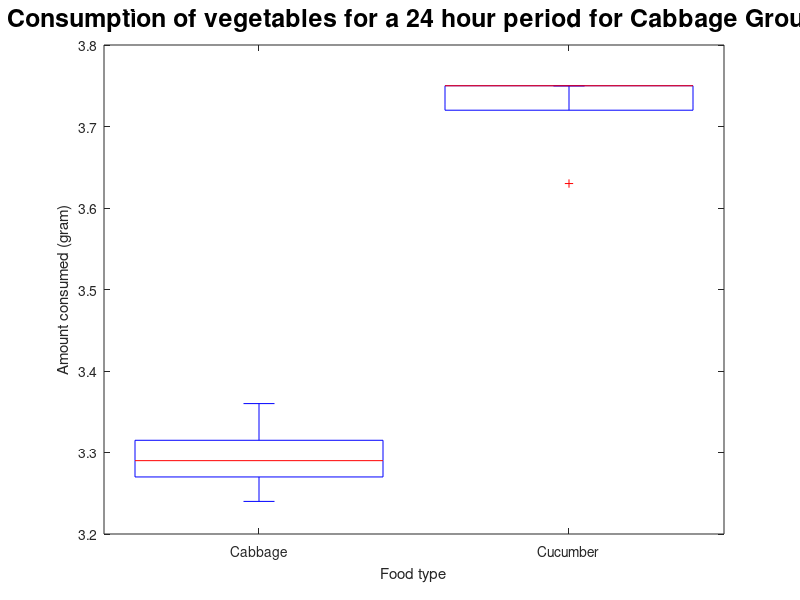

This figure's MATLAB source: (Note: this script raises an error after producing the figure.)

%{
%% Raffles 

data_lettucegroup_lettuce = 3.75 - [3.72,3.03,2.36,3.47];
data_lettucegroup_cucumber = 3.75 - [3.60,2.43,2.72,2.67];
data_cucumbergroup_lettuce = 3.75 - [2.83,1.97,0.95,1.91];
data_cucumbergroup_cucumber = 3.75 - [2.47,2.85,3.44,3.03];
data_mixedgroup_lettuce = 3.75 - [2.85,3.67,2.49];
data_mixedgroup_cucumber = 3.75 - [3.05,2.56,2.95,1.21];

mean_data_lettucegroup_lettuce = mean (data_lettucegroup_lettuce);
mean_data_lettucegroup_cucumber = mean(data_lettucegroup_cucumber);

mean_data_cucumbergroup_lettuce = mean (data_cucumbergroup_lettuce);
mean_data_cucumbergroup_cucumber = mean(data_cucumbergroup_cucumber);

mean_data_mixedgroup_lettuce = std (data_mixedgroup_lettuce);
mean_data_mixedgroup_cucumber = std (data_mixedgroup_cucumber);



error_data_lettucegroup_lettuce = std (data_lettucegroup_lettuce)/sqrt(numel(data_lettucegroup_lettuce));
error_data_lettucegroup_cucumber = std(data_lettucegroup_cucumber)/sqrt(numel(data_lettucegroup_cucumber));

error_data_cucumbergroup_lettuce = std (data_cucumbergroup_lettuce)/sqrt(numel(data_cucumbergroup_lettuce));
error_data_cucumbergroup_cucumber = std(data_cucumbergroup_cucumber)/sqrt(numel(data_cucumbergroup_cucumber));

error_data_mixedgroup_lettuce = std (data_mixedgroup_lettuce)/sqrt(numel(data_mixedgroup_lettuce));
error_data_mixedgroup_cucumber = std (data_mixedgroup_cucumber)/sqrt(numel(data_mixedgroup_cucumber));

% %Lettuce group
% errorbar([2,4],[mean_data_lettucegroup_lettuce,mean_data_lettucegroup_cucumber], ...
%     [ error_data_lettucegroup_lettuce,error_data_lettucegroup_cucumber],'vertical','o');
% 
% xlim([0 6]);
% ylim([0 2.5]);
% 
% title('Lettuce group');
% xlabel('Food source (left: lettuce, right:cucumbers)')
% ylabel('Amount consumed (gram)')
% 
% %Cucumber group
% 
% figure
% 
% errorbar([2,4],[mean_data_cucumbergroup_lettuce,mean_data_cucumbergroup_cucumber], ...
%     [ error_data_cucumbergroup_lettuce,error_data_cucumbergroup_cucumber],'vertical','o');
% 
% xlim([0 6]);
% ylim([0 2.5]);
% 
% title('Cucumber group');
% 
% title('Cucumber group');
% xlabel('Food source (left: lettuce, right:cucumbers)')
% ylabel('Amount consumed (gram)')
% 
% %Mixed group
% 
% figure
% 
% errorbar([2,4],[mean_data_mixedgroup_lettuce,mean_data_mixedgroup_cucumber], ...
%     [ error_data_mixedgroup_lettuce,error_data_mixedgroup_cucumber],'vertical','o');
% 
% xlim([0 6]);
% ylim([0 2.5]);
% 
% title('Mixed group'); 
% 
% title('Mixed group');
% xlabel('Food source (left: lettuce, right:cucumbers)')
% ylabel('Amount consumed (gram)')

figure
boxplot([data_lettucegroup_lettuce.',data_lettucegroup_cucumber.'],'Labels',{'Cabbage','Cucumber'})
title('Consumption of vegetables for a 24 hour period for Cabbage Group','FontSize', 18)
xlabel('Food type')
ylabel('Amount consumed (gram)')

ax = gca
ax.XAxis.FontSize = 18;
ax.YAxis.FontSize = 18;

figure
boxplot([data_cucumbergroup_lettuce.',data_cucumbergroup_cucumber.'],'Labels',{'Cabbage','Cucumber'})
title('Consumption of vegetables for a 24 hour period for Cucumber Group','FontSize', 18)
xlabel('Food type')
ylabel('Amount consumed (gram)')

figure
x = [data_mixedgroup_lettuce.';data_mixedgroup_cucumber.'];
g1 = repmat({'Cabbage'},3,1);
g2 = repmat({'Cucumber'},4,1);
g = [g1; g2];

boxplot(x, g)

ax = gca
ax.XAxis.FontSize = 18;
ax.YAxis.FontSize = 18;

title('Consumption of vegetables for a 24 hour period for Mixed Diet Group','FontSize', 18)
xlabel('Food type')
ylabel('Amount consumed (gram)')

[h_l,sig_l,ci_l] = ttest2(data_lettucegroup_lettuce,data_lettucegroup_cucumber,'Vartype','unequal');
[h_c,sig_c,ci_c] = ttest2(data_cucumbergroup_lettuce,data_cucumbergroup_cucumber,'Vartype','unequal');
[h_m,sig_m,ci_m] = ttest2(data_mixedgroup_lettuce,data_mixedgroup_cucumber,'Vartype','unequal');

ax = gca
ax.XAxis.FontSize = 18;
ax.YAxis.FontSize = 18;

%}

%
%% Camille 

data_lettucegroup_lettuce = 3.75 - [0.39,0.47,0.51,0.45];
data_lettucegroup_cucumber = 3.75 - [0,0.12,0,0];
data_cucumbergroup_lettuce = 3.75 - [0.30,0.45,0.40,0.34];
data_cucumbergroup_cucumber = 3.75 - [0.66,0.76,0.97,0.65];
data_mixedgroup_lettuce = 3.75 - [0.47,0.52,0.56,0.71];
data_mixedgroup_cucumber = 3.75 - [0.49,0.48,0.70,0.60];

mean_data_lettucegroup_lettuce = mean (data_lettucegroup_lettuce);
mean_data_lettucegroup_cucumber = mean(data_lettucegroup_cucumber);

mean_data_cucumbergroup_lettuce = mean (data_cucumbergroup_lettuce);
mean_data_cucumbergroup_cucumber = mean(data_cucumbergroup_cucumber);

mean_data_mixedgroup_lettuce = mean (data_mixedgroup_lettuce);
mean_data_mixedgroup_cucumber = mean (data_mixedgroup_cucumber);


error_data_lettucegroup_lettuce = std (data_lettucegroup_lettuce)/sqrt(numel(data_lettucegroup_lettuce));
error_data_lettucegroup_cucumber = std(data_lettucegroup_cucumber)/sqrt(numel(data_lettucegroup_cucumber));

error_data_cucumbergroup_lettuce = std (data_cucumbergroup_lettuce)/sqrt(numel(data_cucumbergroup_lettuce));
error_data_cucumbergroup_cucumber = std(data_cucumbergroup_cucumber)/sqrt(numel(data_cucumbergroup_cucumber));

error_data_mixedgroup_lettuce = std (data_mixedgroup_lettuce)/sqrt(numel(data_mixedgroup_lettuce));
error_data_mixedgroup_cucumber = std (data_mixedgroup_cucumber)/sqrt(numel(data_mixedgroup_cucumber));

figure
boxplot([data_lettucegroup_lettuce.',data_lettucegroup_cucumber.'],'Labels',{'Cabbage','Cucumber'})
title('Consumption of vegetables for a 24 hour period for Cabbage Group','FontSize', 18)
xlabel('Food type')
ylabel('Amount consumed (gram)')

ax = gca
ax.XAxis.FontSize = 18;
ax.YAxis.FontSize = 18;

figure
boxplot([data_cucumbergroup_lettuce.',data_cucumbergroup_cucumber.'],'Labels',{'Cabbage','Cucumber'})
title('Consumption of vegetables for a 24 hour period for Cucumber Group','FontSize', 18)
xlabel('Food type')
ylabel('Amount consumed (gram)')

ax = gca
ax.XAxis.FontSize = 18;
ax.YAxis.FontSize = 18;

figure
boxplot([data_mixedgroup_lettuce.',data_mixedgroup_cucumber.'],'Labels',{'Cabbage','Cucumber'})
title('Consumption of vegetables for a 24 hour period for Mixed Diet Group','FontSize', 18)
xlabel('Food type')
ylabel('Amount consumed (gram)')

ax = gca
ax.XAxis.FontSize = 18;
ax.YAxis.FontSize = 18;

[h_l,sig_l,ci_l] = ttest2(data_lettucegroup_lettuce,data_lettucegroup_cucumber);
[h_c,sig_c,ci_c] = ttest2(data_cucumbergroup_lettuce,data_cucumbergroup_cucumber);
[h_m,sig_m,ci_m] = ttest2(data_mixedgroup_lettuce,data_mixedgroup_cucumber);


%}
%{
%% Cassia

data_lettucegroup_lettuce = zeros(1,3);
data_lettucegroup_cucumber = [0.9,0.36,1.58];
data_cucumbergroup_lettuce =  zeros(1,3);
data_cucumbergroup_cucumber = [1.38,0.78,1.67];
data_mixedgroup_lettuce = zeros(1,3);
data_mixedgroup_cucumber =  [1.57,0.86,1.84];

mean_data_lettucegroup_lettuce = mean (data_lettucegroup_lettuce);
mean_data_lettucegroup_cucumber = mean(data_lettucegroup_cucumber);

mean_data_cucumbergroup_lettuce = mean (data_cucumbergroup_lettuce);
mean_data_cucumbergroup_cucumber = mean(data_cucumbergroup_cucumber);

mean_data_mixedgroup_lettuce = mean (data_mixedgroup_lettuce);
mean_data_mixedgroup_cucumber = mean (data_mixedgroup_cucumber);


error_data_lettucegroup_lettuce = std (data_lettucegroup_lettuce)/sqrt(numel(data_lettucegroup_lettuce));
error_data_lettucegroup_cucumber = std(data_lettucegroup_cucumber)/sqrt(numel(data_lettucegroup_cucumber));

error_data_cucumbergroup_lettuce = std (data_cucumbergroup_lettuce)/sqrt(numel(data_cucumbergroup_lettuce));
error_data_cucumbergroup_cucumber = std(data_cucumbergroup_cucumber)/sqrt(numel(data_cucumbergroup_cucumber));

error_data_mixedgroup_lettuce = std (data_mixedgroup_lettuce)/sqrt(numel(data_mixedgroup_lettuce));
error_data_mixedgroup_cucumber = std (data_mixedgroup_cucumber)/sqrt(numel(data_mixedgroup_cucumber));

figure
boxplot([data_lettucegroup_lettuce.',data_lettucegroup_cucumber.'],'Labels',{'Carrot','Cucumber'})
title('Consumption of vegetables for a 24 hour period for Carrot Group','FontSize', 18)
xlabel('Food type')
ylabel('Amount consumed (gram)')

ax = gca
ax.XAxis.FontSize = 18;
ax.YAxis.FontSize = 18;

figure
boxplot([data_cucumbergroup_lettuce.',data_cucumbergroup_cucumber.'],'Labels',{'Carrot','Cucumber'})
title('Consumption of vegetables for a 24 hour period for Cucumber Group','FontSize', 18)
xlabel('Food type')
ylabel('Amount consumed (gram)')

ax = gca
ax.XAxis.FontSize = 18;
ax.YAxis.FontSize = 18;

figure
boxplot([data_mixedgroup_lettuce.',data_mixedgroup_cucumber.'],'Labels',{'Carrot','Cucumber'})
title('Consumption of vegetables for a 24 hour period for Mixed Diet Group','FontSize', 18)
xlabel('Food type')
ylabel('Amount consumed (gram)')

ax = gca
ax.XAxis.FontSize = 18;
ax.YAxis.FontSize = 18;

[h_l,sig_l,ci_l] = ttest2(data_lettucegroup_lettuce,data_lettucegroup_cucumber);
[h_c,sig_c,ci_c] = ttest2(data_cucumbergroup_lettuce,data_cucumbergroup_cucumber);
[h_m,sig_m,ci_m] = ttest2(data_mixedgroup_lettuce,data_mixedgroup_cucumber);


%}


